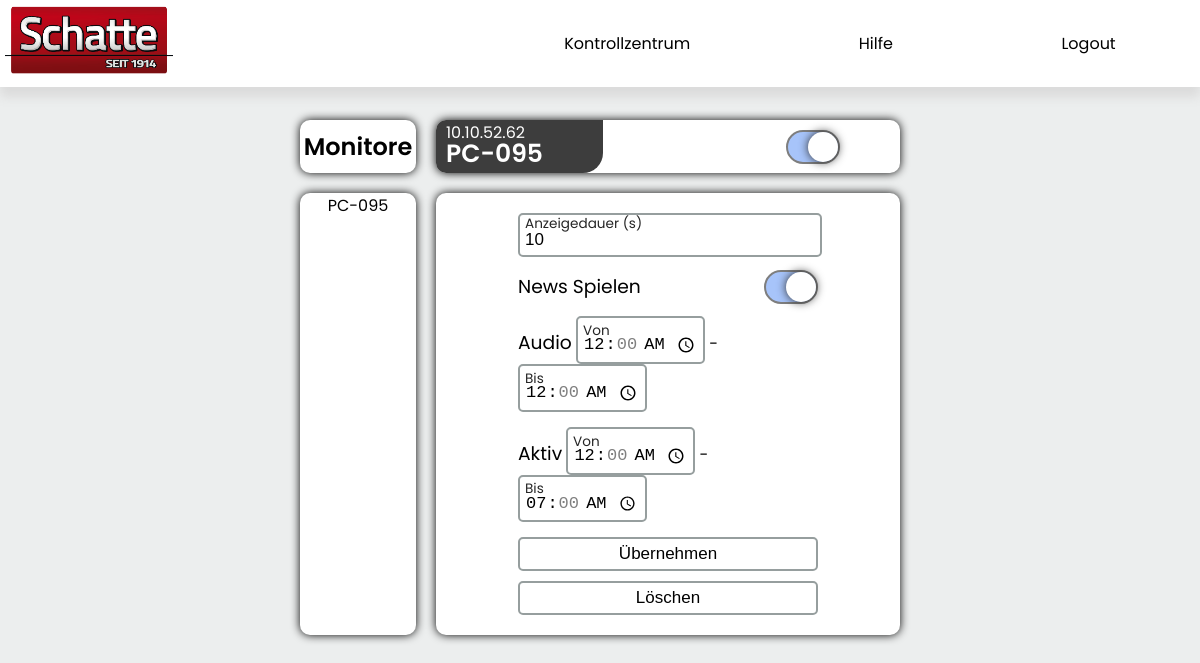
Page / (signed in) on the earlier database version.
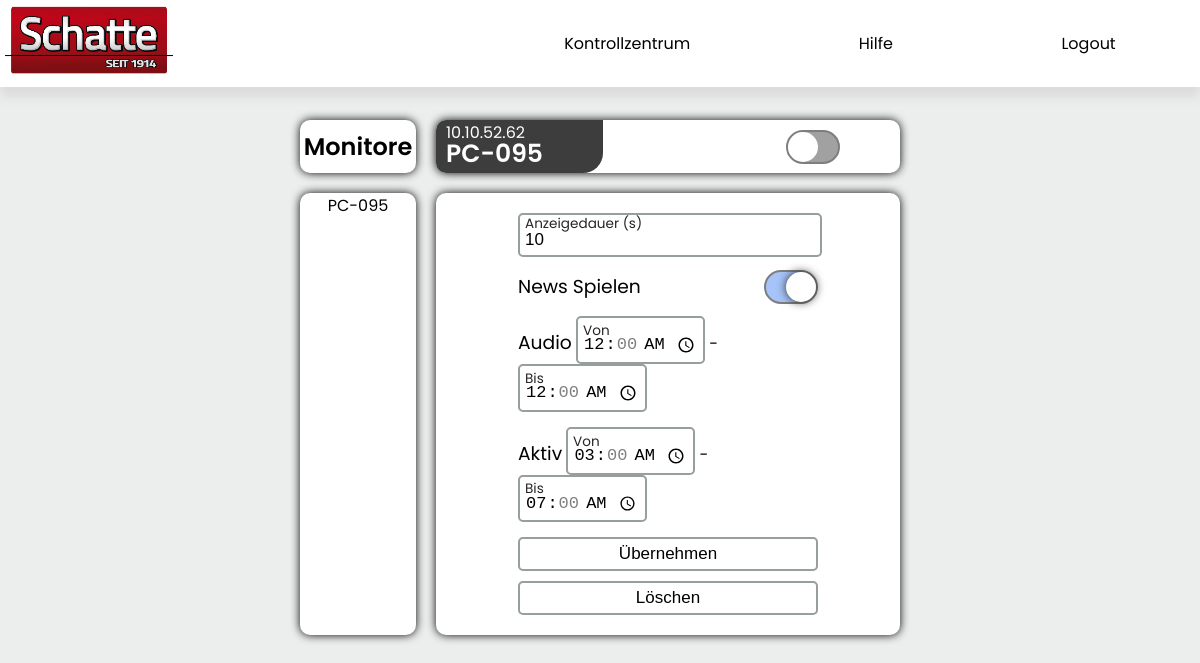
Same page on the later database version.
### main.py (models this page shows)
    class Monitor(db.Model):
        id = db.Column(db.Integer, primary_key=True)
        pc_name = db.Column(db.String, nullable=False)
        ip = db.Column(db.String, nullable=False)
        play_time = db.Column(db.String, nullable=False)
        on = db.Column(db.Boolean, nullable=False)
        play_news = db.Column(db.Boolean, nullable=False)
        news_from = db.Column(db.String, nullable=False)
        news_to = db.Column(db.String, nullable=False)
        mac_address = db.Column(db.String, nullable=False)
        on_from = db.Column(db.String, nullable=False)
        on_to = db.Column(db.String, nullable=False)

### main.py (the view, shortened to what this page needs)
@app.route("/", methods=["GET", "POST"])
def dashboard_view():
    if request.method == "GET":
        monitors = DB.Monitor.query.all()
        return render_template("dashboard.html", title="Übersicht", user=request.environ["user"], monitors_connected=monitors)

### main.py (called while the page is built)
@app.before_request
def before_request():
    if "session_id" in request.cookies.keys():
        request.environ["user"] = DB.User.query.filter_by(
            session_id=request.cookies["session_id"]).first()
        if not request.environ["user"] and request.base_url.split("/")[1:][2] not in app.config["EXCLUDED_ROUTES"] and request.method != "POST":
            return redirect("/login", 302)
    else:
        url = request.base_url.split("/")[1:]
        if not url[2] in app.config["EXCLUDED_ROUTES"] and request.method != "POST":
            return redirect("/login", 302)

### templates/dashboard.html (shortened to what this page needs)
{%extends "layout.html"%} {%block head%} {%endblock%} {%block content%} {% if
monitors_connected|length > 0 %}
<div class="mn-grid--container">
  <div class="mn-grid-0">
    <h2 style="text-align: center; font-weight: 600">Monitore</h2>
  </div>
  <div class="mn-grid-1">
    <div class="mn-grid-1-top">
      <div class="mn-grid-1-top-info">
        <p style="margin-bottom: -10px" id="ip">{{monitors_connected[0].ip}}</p>
        <h1 id="pc-name">{{monitors_connected[0].pc_name}}</h1>
      </div>
      <div class="mn-grid-1-b">
        <label class="switch--container">
          <span></span>
        </label>
      </div>
    </div>
  </div>
  <div class="monitors">
    <span class="checked">{{monitors_connected[0].pc_name}}</span>
  </div>
  <div class="settings--container">
    <form id="settings">
      <div class="settings">
        <div class="input--container">
          <input
            type="text"
            name="show-speed"
            id="show-speed"
            placeholder="show-speed"
            style="width: calc(100% - 10px)"
            value="{{monitors_connected[0].play_time}}"
          /><label for="show-speed">Anzeigedauer (s)</label>
        </div>
        <div class="play-news">
          <h3>News Spielen</h3>
          <label class="switch--container">
            <span></span>
          </label>
        </div>
        <div class="news-time">
          <h3 style="margin-right: auto">Audio</h3>
          <div class="input--container">
            <input
              type="time"
              name="from"
              id="from"
              placeholder="from"
              value="{{monitors_connected[0].news_from}}"
              step="3600"
            /><label for="from">Von</label>
          </div>
          <p>-</p>
          <div class="input--container">
            <input
              type="time"
              name="to"
              id="to"
              placeholder="to"
              value="{{monitors_connected[0].news_to}}"
              step="3600"
            /><label for="to">Bis</label>
          </div>
        </div>
        <div class="active-time">
          <h3 style="margin-right: auto">Aktiv</h3>
          <div class="input--container">
            <input
              type="time"
              name="from-a"
              id="from-a"
              placeholder="from"
              value="{{monitors_connected[0].on_from}}"
              step="3600"
            /><label for="from-a">Von</label>
          </div>
          <p>-</p>
          <div class="input--container">
            <input
              type="time"
              name="to-a"
              id="to-a"
              placeholder="to"
              value="{{monitors_connected[0].on_to}}"
              step="3600"
            /><label for="to-a">Bis</label>
          </div>
        </div>
        <input type="submit" value="Übernehmen" />
      </div>
    </form>
    <button onclick="delete_mon()" class="delete-btn">Löschen</button>
  </div>
</div>
{% else %}
<h1>Keine Monitore verbunden</h1>
{%endif%} {%endblock%}

Differences in the rows shown:
changed Monitor "PC-095": from-a "00:00" → "03:00"
